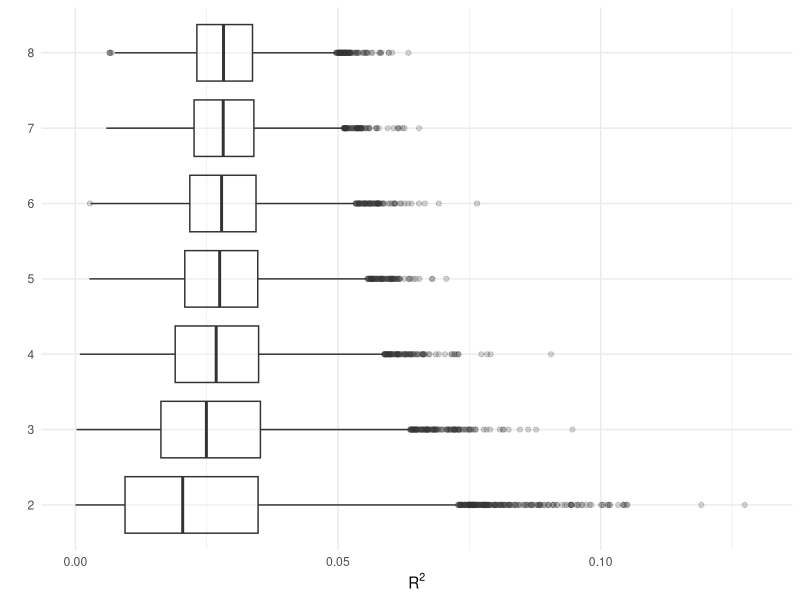
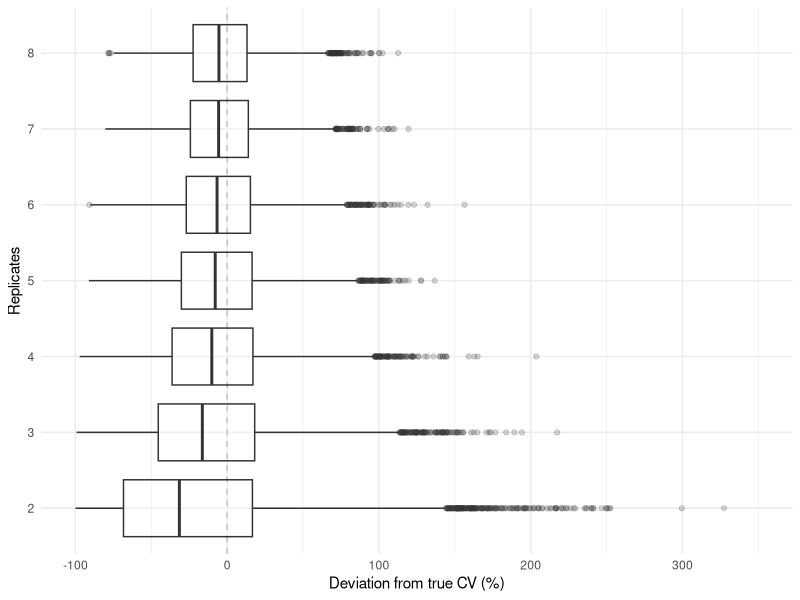

These figures' R source, in order:
# load libraries and data
#########################
library(MASS)
library(ggplot2)
library(cowplot)
library(sandwich)
library(lmtest)
library(reshape2)

data<-read.csv("Jones2016_BDQ.csv",header=F)
data$means<-rowMeans(data[,3:7])


# dPCR experiment 1 data preparation
####################################
dPCRHIV<-c(t(data[1:8,3:7])) #only data for first dPCR experiment
dPCRHIV<-data.frame(cbind(dPCRHIV,sort(rep(data$V2[1:8],5),decreasing=T)))
dPCRHIV<-dPCRHIV[-c(36:40),] #remove NTCs
colnames(dPCRHIV)<-c("obs","exp")

# calculate the variance at different concentrations
var.calc<-NA
for(i in 1:7){
	var.calc[i]<-var(dPCRHIV[((i-1)*5+1):(i*5),1])
}
sim.dat<-data.frame(var.calc,unique(dPCRHIV$exp))

# simulation for precision determination
########################################

ndat.k <- c(2:8)
nsims<-10000 #number of simulations

set.seed(1)
n<-length(ndat.k)
CV.est<-matrix(NA,nrow=n,ncol=length(unique(dPCRHIV$exp)))
CV.for.plot<-matrix(NA,nsims,n)

for(k in 1:n){
ndat<-ndat.k[k] #number of replicates
CV.hat<-matrix(NA,nsims,length(unique(dPCRHIV$exp)))
for(g in 1:nsims){
if(g%%200==0){print(g)}
sim.res<-matrix(NA,nrow=nrow(sim.dat)*ndat,ncol=2)
for(i in 1:nrow(sim.dat)){
	sim.res[c(((i-1)*ndat+1):(i*ndat)),1:2]<-cbind(sim.dat[i,2],rnorm(ndat,sim.dat[i,2],sqrt(sim.dat[i,1])))	
}
for(i in 1:nrow(sim.dat)){
	CV.hat[g,i]<-sd(sim.res[((i-1)*ndat+1):(i*ndat),2])/mean(sim.res[((i-1)*ndat+1):(i*ndat),2])
}
}
CV.for.plot[,k]<-CV.hat[,1]
CV.est[k,]<-apply(CV.hat,2,sd)/apply(CV.hat,2,mean)
}

# make a plot

CV.df <- data.frame(CV=array(CV.for.plot),replicates=c(rep(c(2:8),each=10000)))

ggplot(CV.df, aes(y=CV, x=factor(replicates))) +
  geom_boxplot(alpha = 0.2) +
  ylim(0, 0.13) + coord_flip() +
  theme_minimal() +
  ylab(expression(R^2)) + xlab("") +
  theme(legend.position="none")

# scaled plot for improved interpretability

CV.for.plot.perc <- t(t(CV.for.plot)/(sqrt(sim.dat[1,1])/sim.dat[1,2]))*100-100
CV.df.perc <- data.frame(CV=array(CV.for.plot.perc),replicates=c(rep(c(2:8),each=10000)))

ggplot(CV.df.perc, aes(y=CV, x=factor(replicates))) +
  geom_boxplot(alpha = 0.2) +
  ylim(-100, 350) + coord_flip() +
  theme_minimal() + geom_hline(yintercept=0,alpha=0.2,linetype=2) +
  ylab("Deviation from true CV (%)") + xlab("Replicates") +
  theme(legend.position="none")
